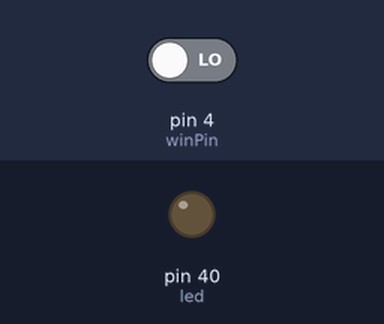
Recording of a sketch running on a simulated Arduino Mega 2560, built with avr-gcc and run on an emulated ATmega2560. On the bench: output pins drawn as LEDs (lit = HIGH). Inputs (shaded band) come from the test bench; at power-on: pin 4 (winPin) LOW.

Above: at 2.8 s.
2.9 s: pin 4 (winPin) driven HIGH
At 3.9 s:
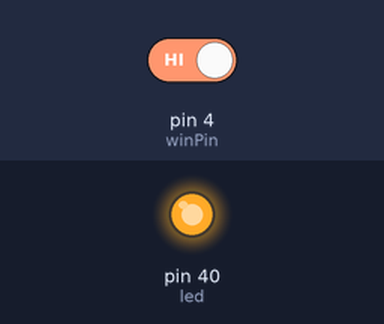
4.5 s: pin 4 (winPin) driven LOW
At 5.4 s:
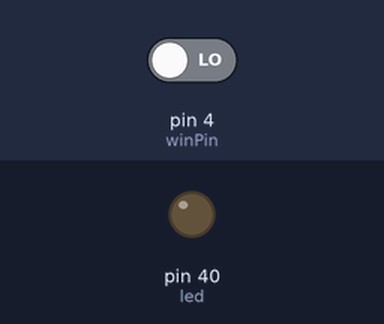
Timing chart, 0 to 7.5 s (numbered marks = the images above; inputs shaded):
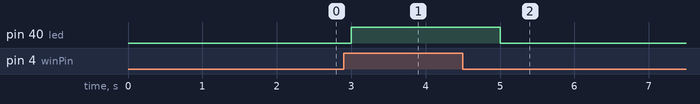

Measured:
- after the input at 2.9 s, pin 40 (led): LOW → HIGH after 0.10 s
- after the input at 4.5 s, pin 40 (led): HIGH → LOW after 0.50 s

The sketch:

WindowTest.ino
```cpp
int led= 40;
int winPin = 4;
int winState = 0;

void setup() {
  pinMode(winPin, INPUT);
  pinMode(led, OUTPUT);
}

void loop(){
  winState = digitalRead(winPin);

 if (winState == HIGH){
  digitalWrite(led, HIGH);
  //delay(2000);
 }else {
  digitalWrite(led, LOW);
  //delay(2000);
  }
  delay(1000);
}
```
